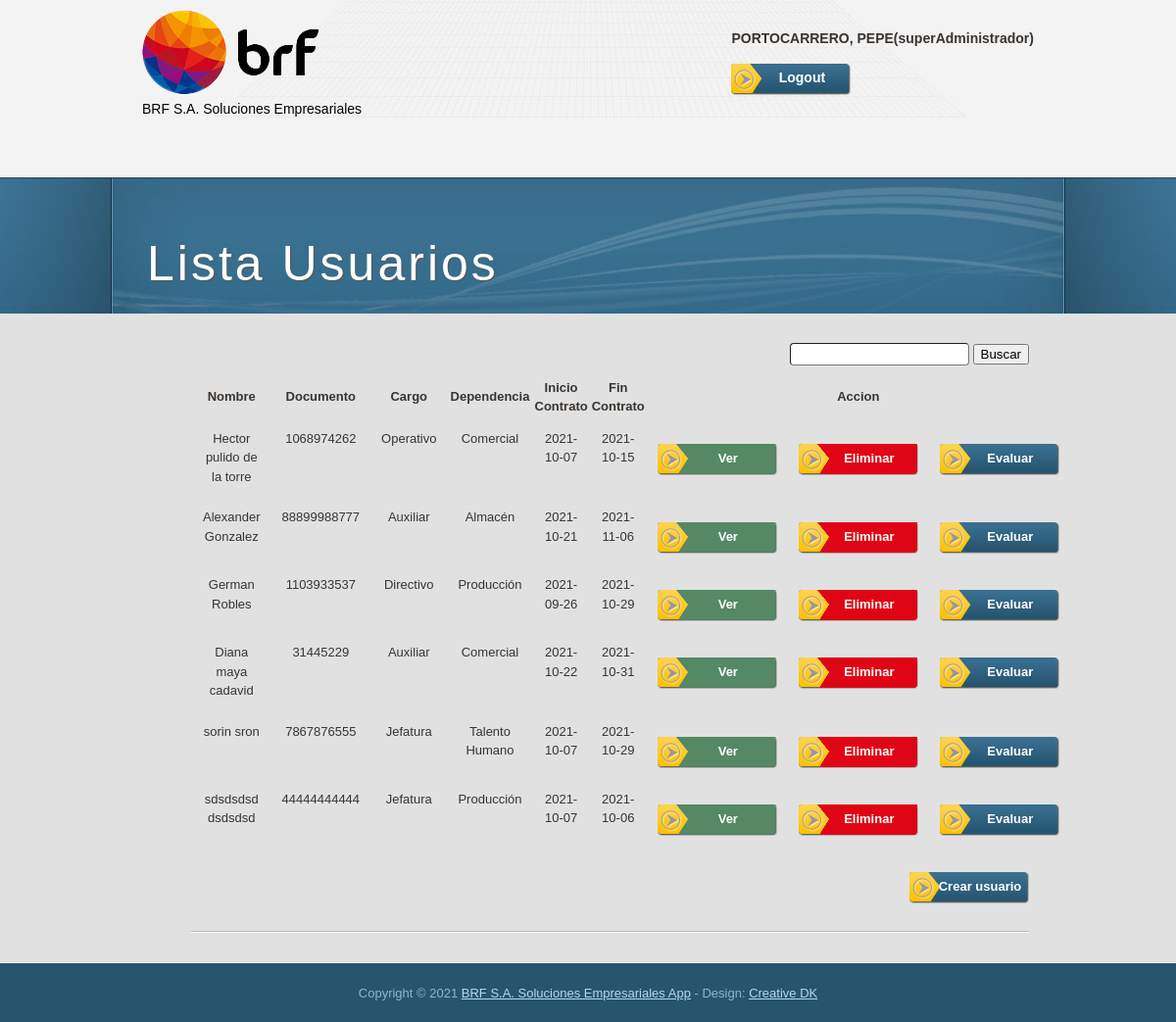
/mainadmin (signed in), run on an earlier commit of the app's database.
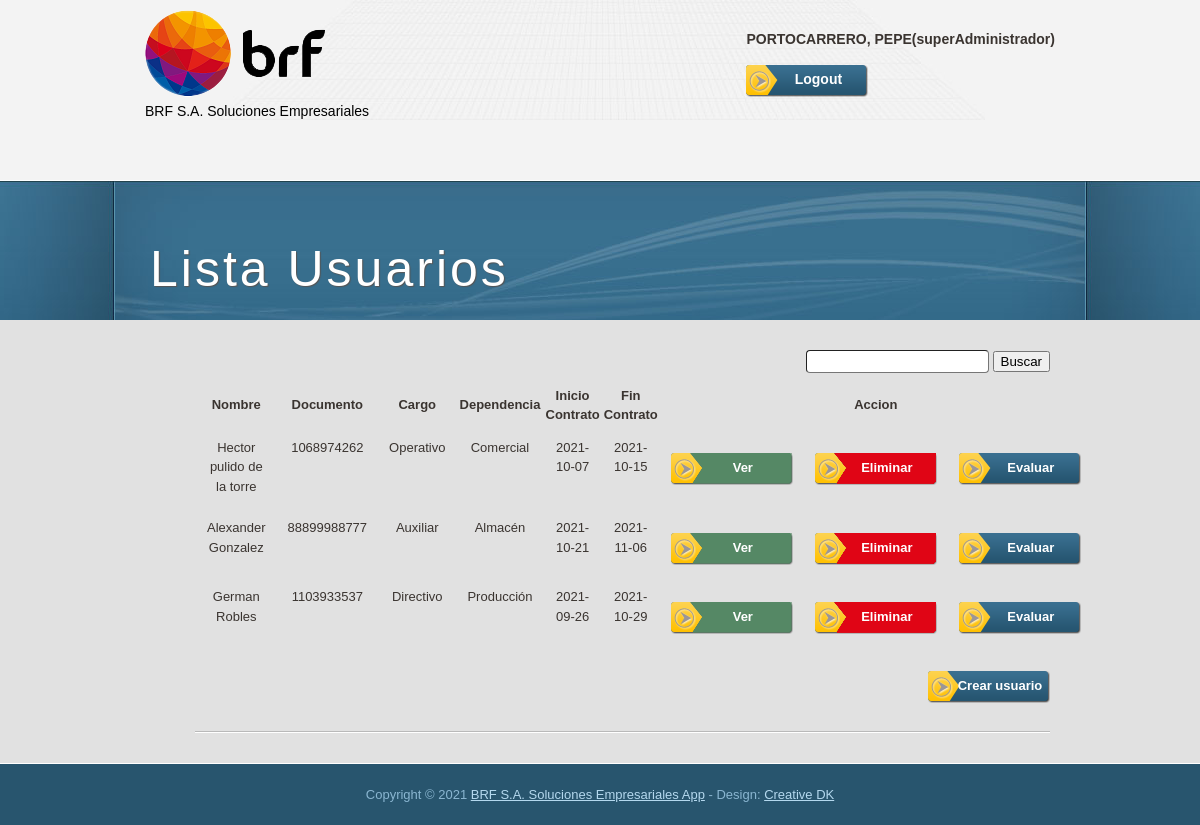
And on a later commit of the database.
### tables this page shows
CREATE TABLE "persons" (
	"id"	INTEGER NOT NULL,
	"document"	VARCHAR(50) NOT NULL UNIQUE,
	"name"	VARCHAR(50) NOT NULL,
	"surname"	VARCHAR(50) NOT NULL,
	"gender"	CHAR NOT NULL,
	"dateBirth"	DATE NOT NULL,
	"cityBirth"	VARCHAR(50) NOT NULL,
	"phone"	VARCHAR(25) NOT NULL,
	"address"	VARCHAR(50) NOT NULL,
	"cityResidence"	VARCHAR(50) NOT NULL,
	"email"	VARCHAR(50) NOT NULL,
	PRIMARY KEY("id" AUTOINCREMENT)
);

CREATE TABLE "contracts" (
	`idContract`	INTEGER PRIMARY KEY AUTOINCREMENT,
	`idPerson`	INTEGER NOT NULL,
	`charge`	VARCHAR ( 50 ) NOT NULL,
	`admissionDate`	DATE NOT NULL,
	`leaveDate`	DATE,
	`typeContract`	VARCHAR ( 50 ) NOT NULL,
	`dependence`	VARCHAR ( 50 ) NOT NULL,
	`salary`	DOUBLE NOT NULL,
	`availability`	BOOLEAN NOT NULL,
	CONSTRAINT `persona_contrato` FOREIGN KEY(`idPerson`) REFERENCES `persons`(`id`) ON DELETE NO ACTION ON UPDATE CASCADE
);

### app.py (the view)
@app.route('/mainadmin')
def administrador():
    if session["usuario"]!="unknown" and session["rol"]!=0:
        if session["rol"]=="superAdministrador":
            usuarios=lista_usuarios_superadmin()
            if usuarios is None:
                usuarios =""
        elif session["rol"]=="administrador":
            usuarios=lista_usuarios()
            if usuarios is None:
                usuarios =""
        return render_template('mainadmin.html', titulo="main admininstrador",lista=usuarios)
    else:
        return redirect("/")

### app.py (called while the page is built)
@app.before_request
def session_management():
    session.permanent = True

### db.py (called while the page is built)
def get_db():
    try:
        if 'db' not in g:
            g.db=sqlite3.connect('dbase/db_brf.db')
        return g.db
    except Error:
        print(Error)

### usuarios.py (called while the page is built)
def lista_usuarios_superadmin():
    db=get_db()
    try:
        cursor = db.cursor()
        strsql ="select id, name, surname, document, charge, dependence, admissionDate, leaveDate from users join persons on users.idPerson=persons.id join contracts on persons.id=contracts.idPerson"
        cursor.execute(strsql)
        usuarios = cursor.fetchall()
    except Error:
        close_db()
    close_db()
    return usuarios

### templates/mainadmin.html (shortened to what this page needs)
{% extends "apptemplate.html" %}
{% block contenido %}
  <div id="tooplate_middle_wrapper3">
    <div id="tooplate_middle_wrapper4">
      <div id="tooplate_middle1">
        <h1>Lista Usuarios</h1>
      </div>
    </div>
  </div>
  <div id="tooplate_main">
      <div id="tooplate_content1">
          <div id="tabla">
              <p>
                <p align="right">
                  <input type="search" name="buscar" id="buscar">
                  <button type="button" id="find">Buscar</button>
                </p>
                  <table style="width: 100%">
                      <thead>
                        <tr>
                          <th>Nombre</th>
                          <th>Documento</th>
                          <th>Cargo</th>
                          <th>Dependencia</th>
                          <th>Inicio Contrato</th>
                          <th>Fin Contrato</th>
                          <th colspan="3">Accion</th>
                        </tr>
                      </thead>
                      <tbody style="text-align:center">
                        {% for usuario in lista %}
                          <tr>
                            <td>{% print(usuario[1]) %} {% print(usuario[2]) %}</td>
                            <td>{% print(usuario[3]) %}</td>
                            <td>{% print(usuario[4]) %}</td>
                            <td>{% print(usuario[5]) %}</td>
                            <td>{% print(usuario[6]) %}</td>
                            <td>{% print(usuario[7]) %}</td>
                            <td><div class="buttonver"><a href="/mainadmin/editar/{% print(usuario[0]) %}">Ver</a></div></td>
                            <td><div class="buttondel"><a href="#" {% print('onclick=eliminarUsuario({})').format(usuario[0]) %}>Eliminar</a></div></td>
                            <td><div class="button"><a href="/mainadmin/evaluar/{% print(usuario[0]) %}">Evaluar</a></div></td>
                          </tr>
                        {% endfor %}
                      </tbody>
                    </table>
              </p>
          </div>
          <div class="button float_r">
              <a href="/mainadmin/crear">Crear usuario</a>
          </div>
          <div class="cleaner_h30 horizon_divider"></div>
          <div class="cleaner_h30"></div>
    </div>
  </div>
{% endblock %}

What changed in the data, as far as the page shows it:
removed contracts: charge "Auxiliar", dependence "Comercial", admissionDate "2021-10-22", leaveDate "2021-10-31"
removed persons: name "Diana", surname "maya cadavid", document "31445229"
removed contracts: charge "Jefatura", dependence "Talento Humano", admissionDate "2021-10-07", leaveDate "2021-10-29"
removed persons: name "sorin", surname "sron", document "7867876555"
removed contracts: charge "Jefatura", dependence "Producción", admissionDate "2021-10-07", leaveDate "2021-10-06"
removed persons: name "sdsdsdsd", surname "dsdsdsd", document "44444444444"
